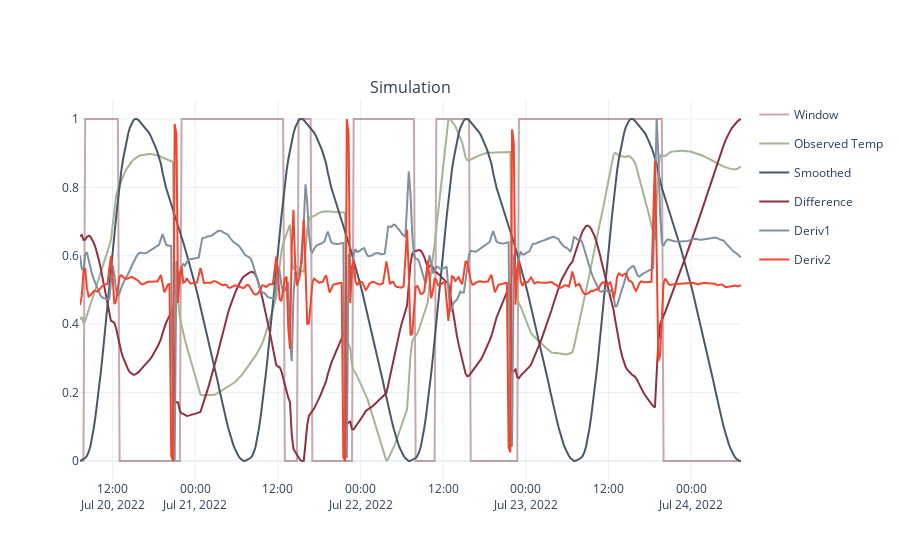

Notebook source saved alongside this figure:
### Code cell
fig, names = make_dual_plot_abstract(time=w1.time, objects=[s1], names=all_names, traces=all_traces, title_arr=["Simulation",], )
fig.show()

### Figure 1 — Plotly figure (JSON) as saved in the notebook; plotly's stock layout.template omitted (floating-point values rounded to 4 significant figures; data arrays with more than 128 entries replaced by an {"elided": "..."} marker saying what was removed)
{"data": [{"legendgroup": "Window", "line": {"color": "#702632"}, "mode": "lines", "name": "Window", "opacity": 0.4, "showlegend": true, "type": "scatter", "x": {"elided": "385 str values"}, "xaxis": "x", "y": {"elided": "385 int values"}, "yaxis": "y"}, {"legendgroup": "Observed Temp", "line": {"color": "#A4B494"}, "mode": "lines", "name": "Observed Temp", "opacity": 1, "showlegend": true, "type": "scatter", "x": {"elided": "385 str values"}, "xaxis": "x", "y": {"elided": "385 float values"}, "yaxis": "y"}, {"legendgroup": "Smoothed", "line": {"color": "#495867"}, "mode": "lines", "name": "Smoothed", "opacity": 1, "showlegend": true, "type": "scatter", "x": {"elided": "385 str values"}, "xaxis": "x", "y": {"elided": "385 float values"}, "yaxis": "y"}, {"legendgroup": "Difference", "line": {"color": "#912F40"}, "mode": "lines", "name": "Difference", "opacity": 1, "showlegend": true, "type": "scatter", "x": {"elided": "385 str values"}, "xaxis": "x", "y": {"elided": "385 float values"}, "yaxis": "y"}, {"legendgroup": "Deriv1", "line": {"color": "#81909E"}, "mode": "lines", "name": "Deriv1", "opacity": 1, "showlegend": true, "type": "scatter", "x": {"elided": "385 str values"}, "xaxis": "x", "y": {"elided": "385 float values"}, "yaxis": "y"}, {"legendgroup": "Deriv2", "line": {"color": "#F4442E"}, "mode": "lines", "name": "Deriv2", "opacity": 1, "showlegend": true, "type": "scatter", "x": {"elided": "385 str values"}, "xaxis": "x", "y": {"elided": "385 float values"}, "yaxis": "y"}], "layout": {"annotations": [{"font": {"size": 16}, "showarrow": false, "text": "Simulation", "x": 0.5, "xanchor": "center", "xref": "paper", "y": 1, "yanchor": "bottom", "yref": "paper"}], "xaxis": {"anchor": "y", "domain": [0, 1]}, "yaxis": {"anchor": "x", "domain": [0, 1]}}}
